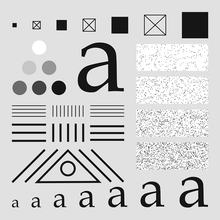
%> input picture Projeto_8/testpattern1024.tif, 220 x 220 px, shrunk from 1024 x 1024 before the run
$ octave Projeto_8.m   (GNU Octave 9; MATLAB toolbox functions it lacks are replaced by stand-ins)
%> lines starting %> are read from the running program, lines starting %| are printed output that depends on the picture
%> further down, f is the input picture: size 220x220 uint8; min 0, max 255, mean 204.2
### Projeto_8/twodSFilter.m
function g=twodSFilter(f,w)
%> called with w = [1 1 1; 1 1 1; 1 1 1]
%Fun玢o que filtrata uma imagem f utilizando a mascara w utilizando de
%preencimento por replica玢o e filtragem por m閐ia.

%Variaveis Auxiliares
[M,N] = size(f);
%> M = 220; N = 220
[Mw,Nw] = size(w);
A = f(1:M,1);
%> A = 220 values, max 225 at index 1, min 224 at index 104, mean 225
B = f(1,1:N);
%> B = 220 values, max 225 at index 1, min 224 at index 40, mean 225

%Padding
for i =1:(Mw-3)
    A = [A,f(1:M,1)];
end

for i = 1:(Nw-3)
    B = [B;f(1,1:N)];
end

for i =1:(Mw-2)
    L1 = B(1:(Nw-2),N);
    L2 = B(1:(Nw-2),1);
    B = [B,L1];
    B = [L2,B];
end
%> this loop made 1 pass
%> (L1, L2) on pass 1: (225, 225)
%> after the loop, B = 222 values, max 225 at index 1, min 224 at index 41, mean 225

%Variaveis Auxiliares
P = [B;A,f,A;B];
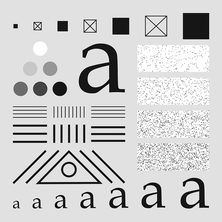
%> P: size 222x222 uint8; min 0, max 255, mean 204.5
P = double(P);
%> P: size 222x222 double
P = P/255;
K = zeros(M,N);

%%Filtragem da imagem
for i = 1:M
    for j = 1:N
        for s = 1:Mw
            for t =1:Nw
                K(i,j)=w(s,t)*P((i+s-1),(j+t-1))+K(i,j);
            end
        end
        K(i,j)=K(i,j)/(Mw*Nw);
    end
end
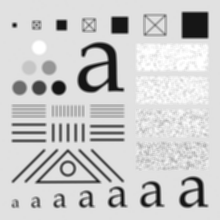
%> K: size 220x220 double; min 0.0458, max 1, mean 0.801

g = uint8(K*255);

end

### Projeto_8/Projeto_8.m
clc;
clear all;
f = imread('testpattern1024.tif');%%Leitura da imagem .tif;
w1 = ones(3,3); %% Cria玢o da mascara 3x3
g1 = twodSFilter(f,w1); %%Execu玢o da fun玢o twodSFilter para a mascara 3x3

w2 = ones(11,11); %% Cria玢o da mascara 11x11
g2 = twodSFilter(f,w2); %%Execu玢o da fun玢o twodSFilter para a mascara 11x11
%> in twodSFilter (call 2), `B = f(1,1:N);`: B = 220 values, max 225 at index 1, min 224 at index 40, mean 225
%> in twodSFilter (call 2), `P = [B;A,f,A;B];`:
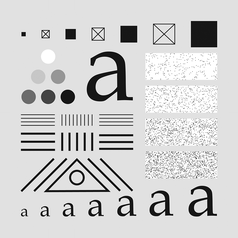
%> P: size 238x238 uint8; min 0, max 255, mean 207.2
%> (the run ends here)
